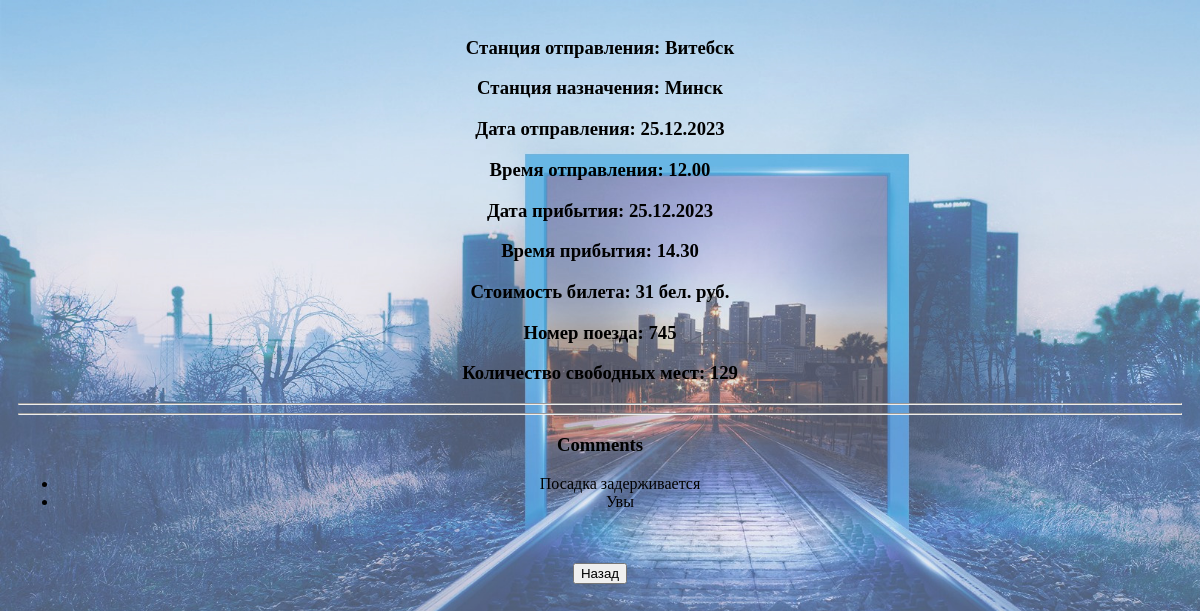
The app's page /railway.php?id=1 with its own data.
### tables this page shows
CREATE TABLE `railway` (
  `id` int(11) NOT NULL,
  `departure` varchar(255) DEFAULT NULL,
  `arrival` varchar(255) DEFAULT NULL,
  `dated` date DEFAULT NULL,
  `timed` time DEFAULT NULL,
  `datea` date DEFAULT NULL,
  `timea` time DEFAULT NULL,
  `price` decimal(11,0) DEFAULT NULL,
  `code` int(11) DEFAULT NULL,
  `place` int(11) DEFAULT NULL
);

CREATE TABLE `comments` (
  `id` int(11) NOT NULL,
  `railway_id` int(11) DEFAULT NULL,
  `body` text
);

### railway.php (the view, shortened to what this page needs)
<?php
require_once 'config/connect.php';
$railway_id = $_GET['id'];
$railway = mysqli_query($connect, "SELECT * FROM `railway` WHERE `id` = '$railway_id'");
$railway = mysqli_fetch_assoc($railway);
$comments = mysqli_query($connect, "SELECT * FROM `comments` WHERE `railway_id` = '$railway_id'");
$comments = mysqli_fetch_all($comments);
?>
<!doctype html>
<html lang="en">
<head>
    <link rel="stylesheet" href="CSS/style_scoreboard.css">
</head>
<body>
<h3>Станция отправления: <?= $railway['departure'] ?></h3>
<h3>Станция назначения: <?= $railway['arrival'] ?></h3>
<h3>Дата отправления: <?= date("d.m.Y",strtotime($railway['dated']))?></h3>
<h3>Время отправления: <?= date("G.i",strtotime($railway['timed']))?></h3>
<h3>Дата прибытия: <?= date("d.m.Y",strtotime($railway['datea']))?></h3>
<h3>Время прибытия: <?= date("G.i",strtotime($railway['timea'])) ?></h3>
<h3>Стоимость билета: <?= $railway['price'] ?> бел. руб.</h3>
<h3>Номер поезда: <?= $railway['code'] ?></h3>
<h3>Количество свободных мест: <?= $railway['place'] ?></h3>
<hr>
<hr>
<h3>Comments</h3>
<ul>
    <?php
    foreach ($comments as $comment) {
        ?>
        <li><?= $comment[2] ?></li>
        <?php
    }
    ?>
</ul>
<br><br>
<button onclick="window.history.back()">Назад</button>
</body>
</html>

### CSS/style_scoreboard.css (style rules this page uses)
body { background: url(Images/bg-image.jpg) no-repeat; background-size: cover; -webkit-background-size: cover; background-attachment: fixed; padding: 10px; text-align: center; }

### records on screen
railway: departure "Витебск", arrival "Минск", dated "25.12.2023", timed "12.00", datea "25.12.2023", timea "14.30", price "31", code "745", place "129"
comments: body "Посадка задерживается"
comments: body "Увы"
